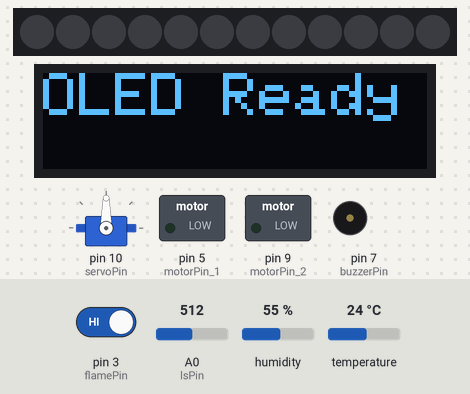
Bench run of a sketch on a simulated Arduino Uno, built with avr-gcc and run on an emulated ATmega328P. Parts: 12 RGB LEDs in strip order, left to right, servo, 128×32 one-colour display, switched loads named in the sketch (green lamp = pin HIGH), buzzer (waves = sounding, pin HIGH). Inputs (shaded band) come from the test bench; at power-on: pin 3 (flamePin) HIGH, A0 (lsPin) = 512, humidity 55 %, temperature 24 °C. Dim RGB values are drawn brighter than linear; what the sketch prints to the serial monitor is not drawn.

Above: at 0.1 s.
At 4.5 s:
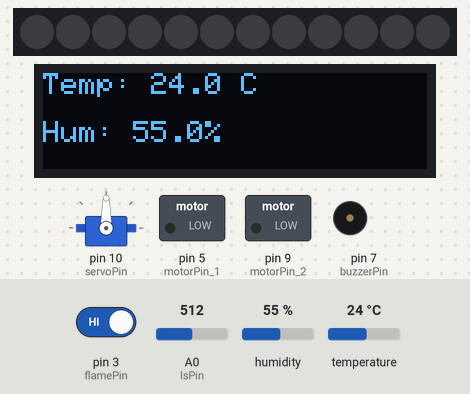
4.6 s: pin 3 (flamePin) driven LOW
At 5.6 s:
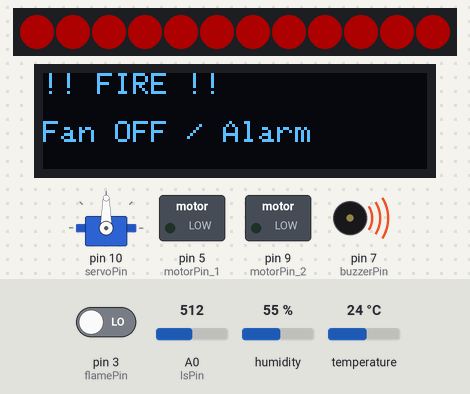
Timing chart, 0 to 7.6 s (numbered marks = the images above; inputs shaded):
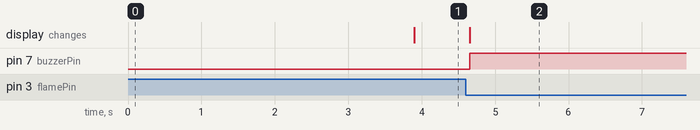

Measured:
- after the input at 4.6 s, pin 7 (buzzerPin): LOW → HIGH after 0.06 s; the display: first changes after 0.06 s (image 2 shows a later state)

The sketch:

combined_improved_fire_reference_only_.ino
```cpp
// ---------- Libraries  ----------
#include <Adafruit_NeoPixel.h> // 12 bit RGB LED library
#include <DHT.h>               // DHT11 temp & humi sensor library
#include <Servo.h>             // use Servo library
#include <Wire.h>              // I2C communication library
#include <Adafruit_GFX.h>      // Graphics library
#include <Adafruit_SSD1306.h>  // OLED display library

// ---------- Pin Def., Objects & Variables ----------
// 12 bit RGB LED + light sensor
#define LED_PIN 6                                                  // Connect to D (DIN)
#define LED_COUNT 12                                               // 12 LEDs on ring
Adafruit_NeoPixel strip(LED_COUNT, LED_PIN, NEO_GRB + NEO_KHZ800); // Create a NeoPixel LED strip object
#define lsPin A0                                                   // set light sensor=A0
int lsValue;                                                       // light sensor value
#define lsThs 150

// DHT11 temp & humi sensor + DC motor
#define dhtPin 2 // DHT11 data pin
#define dhtType DHT11
DHT dht(dhtPin, dhtType);
float humi;
float temp;
#define motorPin_1 5 // DRV8833 IN1
#define motorPin_2 9 // DRV8833 IN2
#define medWarm 25   // replace tempThs_1 with medWarm
#define veryWarm 30  // replace tempThs_2 with veryWarm

// rain sensor + servo motor
#define rainPin A1
int rainValue;
#define lightRainThs 700 // light rain threshold
#define heavyRainThs 400 // heavy rain threshold
#define servoPin 10
#define winClosDeg 0
#define winHalfDeg 90
#define winOpenDeg 180
Servo windowServo;

// flame sensor + buzzer
#define flamePin 3
bool flameValue;
#define buzzerPin 7
bool fireDetected = false;  // Flag to indicate if fire is detected
byte countFire = 0;          // Counter for flame sensor readings
byte countNoFire = 0;        // Counter for no fire readings
volatile bool fireEdgeDetected = false;

// OLED display
#define SCREEN_WIDTH 128
#define SCREEN_HEIGHT 32
#define OLED_ADDR 0x3C // I2C address for OLED display
Adafruit_SSD1306 display(SCREEN_WIDTH, SCREEN_HEIGHT, &Wire, -1);
bool oledReady = false;

bool initOLED()
{
    Wire.begin();

    if (!display.begin(SSD1306_SWITCHCAPVCC, OLED_ADDR))
    {
        Serial.println(F("OLED init failed. Check wiring/address/ram."));
        return false;
    }

    display.clearDisplay();
    display.setTextSize(2);
    display.setTextColor(WHITE);
    display.setCursor(0, 0);
    display.println(F("OLED Ready"));
    display.display();
    delay(800);
    return true;
}

void fireSafetyISR()
{
    // ISR must stay tiny: only capture the edge event.
    fireEdgeDetected = true;
}

bool confirmFireBurst(byte samples = 7, byte requiredLow = 5, byte gapMs = 10)
{
    byte lowCount = 0;
    for (byte i = 0; i < samples; i++)
    {
        if (digitalRead(flamePin) == LOW)
        {
            lowCount++;
            if (lowCount >= requiredLow)
            {
                return true;
            }
        }
        delay(gapMs);
    }
    return false;
}

void processFireDetection()
{
    if (fireDetected)
    {
        return;
    }

    bool edgePending;
    noInterrupts();
    edgePending = fireEdgeDetected;
    fireEdgeDetected = false;
    interrupts();

    // Immediate confirm either on captured edge or active LOW level.
    if (edgePending || digitalRead(flamePin) == LOW)
    {
        if (confirmFireBurst())
        {
            fireDetected = true;
            Serial.println(F("Fire confirmed by burst sampling."));
        }
    }
}

bool interruptibleDelay(unsigned long totalMs)
{
    unsigned long start = millis();
    while (millis() - start < totalMs)
    {
        processFireDetection();
        if (fireDetected)
        {
            return true;
        }
        delay(1);
    }
    return false;
}

// ---------- Setup ----------
void setup()
{
    // put your setup code here, to run once:
    // serial monitor for debugging
    Serial.begin(9600);

    // 12 bit RGB LED + light sensor
    strip.begin();
    strip.setBrightness(50); // Low brightness
    strip.show();            // send data to LED ring
    pinMode(lsPin, INPUT);

    // DHT11 temp & humi sensor + DC motor
    dht.begin();
    pinMode(motorPin_1, OUTPUT);
    pinMode(motorPin_2, OUTPUT);

    // rain sensor + servo motor
    windowServo.attach(servoPin); // attaches servo to pin 10

    // flame sensor + buzzer
    pinMode(flamePin, INPUT_PULLUP);
    pinMode(buzzerPin, OUTPUT);
    attachInterrupt(digitalPinToInterrupt(flamePin), fireSafetyISR, FALLING);

    // OLED display
    oledReady = initOLED();
}

// ---------- Loop ----------
void loop()
{
    // put your main code here, to run repeatedly:
    processFireDetection();
    if (fireDetected)
    {
        handleFireDetected();
        handleDisplay();
    }
    else
    {
        digitalWrite(buzzerPin, LOW);
        handleSmartLighting();
        updateTempHumi();
        handleAutoFanCooling();
        handleRainResponse();
        handleDisplay();
    }
}

// ---------- Functions ----------
// --- Smart Lighting ---
void handleSmartLighting()
{
    processFireDetection();
    if (fireDetected)
    {
        return;
    }

    lsValue = analogRead(lsPin);
    Serial.print(F("Light Value: "));
    Serial.println(lsValue);
    if (lsValue < lsThs)
    {
        rainbow();
    }
    else
    {
        setColor(0, 0, 0);
    }
    interruptibleDelay(500);
}

void rainbow()
{
    // 🔴 RED
    setColor(255, 0, 0);
    if (interruptibleDelay(800))
        return;

    // 🟡 Yellow
    setColor(255, 255, 0);
    if (interruptibleDelay(800))
        return;

    // 🟠 Orange
    setColor(255, 100, 0);
    if (interruptibleDelay(800))
        return;

    // 🟢 GREEN
    setColor(0, 255, 0);
    if (interruptibleDelay(800))
        return;

    // 🔵 BLUE
    setColor(0, 0, 255);
    if (interruptibleDelay(800))
        return;

    // 🔷 Indigo
    setColor(75, 0, 130);
    if (interruptibleDelay(800))
        return;

    // 🟣 Violet
    setColor(148, 0, 211);
    if (interruptibleDelay(800))
        return;

    // ⚫ OFF
    setColor(0, 0, 0);
    interruptibleDelay(800);
}

void setColor(int r, int g, int b)
{
    for (int i = 0; i < LED_COUNT; i++)
    {
        strip.setPixelColor(i, strip.Color(r, g, b));
    }
    strip.show();
}

// --- Auto Fan Cooling ---
void updateTempHumi()
{
    processFireDetection();
    if (fireDetected)
    {
        return;
    }

    humi = dht.readHumidity();
    temp = dht.readTemperature(); // Celsius
    Serial.print(F("Temperature: "));
    Serial.print(temp);
    Serial.print(F("°C, Humidity: "));
    Serial.print(humi);
    Serial.println(F("%"));
    // DHT11 sensor can only be read every 2 seconds.
    interruptibleDelay(2000);
}

void handleAutoFanCooling()
{
    if (temp < medWarm)
    {
        analogWrite(motorPin_1, 0);
        analogWrite(motorPin_2, 0); // stop motor: both inputs LOW
        Serial.println(F("Fan OFF"));
    }
    else if (temp >= medWarm && temp < veryWarm)
    {
        analogWrite(motorPin_1, 153);
        analogWrite(motorPin_2, 0); // half speed cooling fan
        Serial.println(F("Cooling Mode - Med"));
    }
    else
    {
        analogWrite(motorPin_1, 255);
        analogWrite(motorPin_2, 0); // full speed cooling fan
        Serial.println(F("Cooling Mode - High"));
    }
}

// --- Rain Response ---
void handleRainResponse()
{
    processFireDetection();
    if (fireDetected)
    {
        return;
    }

    rainValue = analogRead(rainPin);
    Serial.print(F("Rain Value: "));
    Serial.println(rainValue);

    if (rainValue > lightRainThs)
    {
        // No rain
        windowServo.write(winOpenDeg); // Open the window
        Serial.println(F("No Rain. Keeping the window open."));
    }
    else if (rainValue <= lightRainThs && rainValue > heavyRainThs)
    {
        // Light rain
        windowServo.write(winHalfDeg); // Partially open the window
        Serial.println(F("Light Rain Detected! Partially opening the window."));
    }
    else // rainValue <= heavyRainThs
    {
        // Heavy rain
        windowServo.write(winClosDeg); // Close the window
        Serial.println(F("Heavy Rain Detected! Closing the window."));
    }
    interruptibleDelay(500);
}

// --- Fire Safety ---
void handleFireDetected()
{
    Serial.println(F("Fire detected!"));
    digitalWrite(buzzerPin, HIGH);
    setColor(255, 0, 0); // Red color for fire

    analogWrite(motorPin_1, 0);
    analogWrite(motorPin_2, 0); // Turn off the fan
}

// OLED Display
void handleDisplay()
{
    if (!oledReady)
    {
        return;
    }

    display.clearDisplay();
    display.setTextSize(1);
    display.setTextColor(WHITE);

    // Row 1
    display.setCursor(0, 0);
    if (fireDetected)
    {
        display.println(F("!! FIRE !!"));
        display.setCursor(0, 16);
        display.println(F("Fan OFF / Alarm"));
        display.display();
        return;
    }

    display.print(F("Temp: "));
    display.print(temp, 1);
    display.println(F(" C"));

    // Row 2
    display.setCursor(0, 16);
    display.print(F("Hum: "));
    display.print(humi, 1); // print temperature with no decimal places
    display.println(F("%"));

    display.display(); // send all text to OLED
}
```
